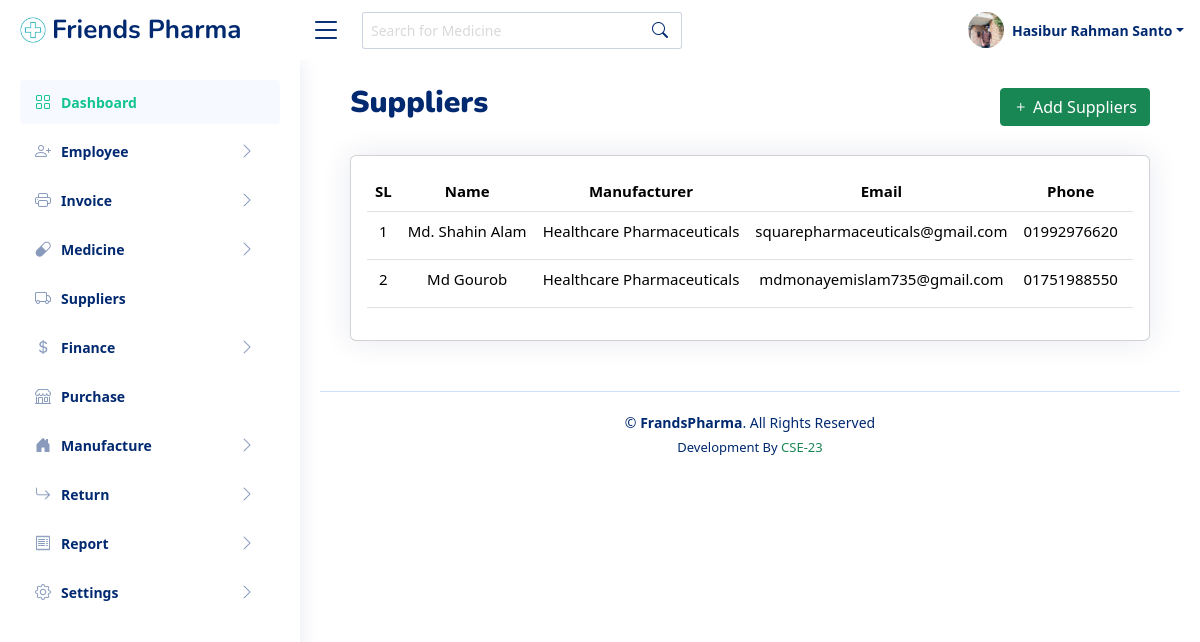
The page /suppliers.php (signed in) on the database its author committed.
### tables this page shows
CREATE TABLE `employee` (
  `id` int(11) NOT NULL,
  `f_name` varchar(20) NOT NULL,
  `l_name` varchar(20) NOT NULL,
  `gender` varchar(20) NOT NULL,
  `birthday` varchar(20) NOT NULL,
  `phone` int(11) NOT NULL,
  `password` varchar(255) NOT NULL,
  `email` varchar(50) NOT NULL,
  `address` varchar(255) NOT NULL,
  `photo` varchar(20) NOT NULL,
  `designation` varchar(50) NOT NULL,
  `national_id` varchar(20) NOT NULL,
  `certificates` varchar(20) NOT NULL,
  `joining_date` varchar(20) NOT NULL,
  `biography` varchar(255) NOT NULL,
  `status` int(11) NOT NULL
);

CREATE TABLE `suppliers` (
  `id` int(11) NOT NULL,
  `name` varchar(50) NOT NULL,
  `manufacturer` varchar(50) NOT NULL,
  `email` varchar(50) NOT NULL,
  `phone` varchar(50) NOT NULL,
  `address` varchar(50) NOT NULL,
  `status` int(11) NOT NULL DEFAULT 1
);

### classes/Database.php (called while the page is built, shortened)
<?php
	class Database{
		protected $mysqli,$query,$numRows,$affectedRow,$errors;
		public function __construct(){
			$this->mysqli = new mysqli('sql205.infinityfree.com', 'if0_35937738', 'hSv8su6wUNz', 'if0_35937738_friendsPharma');
		}
		protected function Select($columnName,$table,$where){
			$columnName = implode(',', $columnName);
			$sql = "SELECT $columnName FROM $table ";
			if($where){
				$sql .= " WHERE ";
				$chunk 		= array_chunk($where, 3);
				$whereCols 	= array();
				foreach ($chunk as $key => $value) {
					if (is_string($value[2])) {
						$value[2] = "'$value[2]'";
					}else{
						$value[2] = $value[2];
					}
					$whereCols[] = implode(' ', $value);
				}
				$sql .= implode(' AND ', $whereCols);
			}
			if($this->mysqli->query($sql)){
				$this->query 	= $this->mysqli->query($sql);
				$this->numRows 	= $this->query->num_rows;
				if($this->numRows > 0){
					return true;
				}else{
					return false;
				}
			}else{
				return false;
			}
		}
	}
?>

### classes/Employee.php (called while the page is built, shortened)
<?php
	require_once ('Database.php');
	class Employee extends Database{
		public $query, $error;
		public function getEmployee($where = null){
			if($this->Select(['*'], 'employee', $where)){
				$this->query = $this->query;
				return true;
			}
			return false;
		}
	}
?>

### classes/Suppliers.php (called while the page is built, shortened)
<?php
	require_once ('Database.php');
	class Suppliers extends Database{
		public $query, $error;
		public function getSuppliers($where = null){
			if($this->Select(['*'], 'suppliers', $where)){
				$this->query = $this->query;
				return true;
			}
			return false;
		}
	}
?>

### suppliers.php (the view, shortened to what this page needs)
<!DOCTYPE html>
<html lang="en">
<?php include_once("includes/head-link.php") ?>
<body>
<?php include_once("includes/header.php") ?>
<?php include_once("includes/sidebar.php") ?>
<main id="main" class="main">
<div class="row">
  <div class="col-9">
    <div class="pagetitle">
      <h1><b>Suppliers</b></h1>
    </div>
  </div>
  <div class="col-3 text-end">
    <button type="button" data-bs-toggle="modal" data-bs-target="#verticalycentered" class="btn btn-success mt-2 rounded-1"><i class="bi bi-plus"></i> Add Suppliers</button>
  </div>
</div>
  <section class="section mt-4">
      <div class="row">
        <div class="col-lg-12">
          <div class="card">
            <div class="card-body pt-3">
              <div class="table-responsive">
              <table class="table table-hover datatable">
                <thead>
                  <tr>
                    <th style="font-size:15px;" class="text-center">SL</th>
                    <th style="font-size:15px;" class="text-center">Name</th>
                    <th style="font-size:15px;" class="text-center">Manufacturer</th>
                    <th style="font-size:15px;" class="text-center">Email</th>
                    <th style="font-size:15px;" class="text-center">Phone</th>
                    <th style="font-size:15px;" class="text-center">Address</th>
                  </tr>
                </thead>
                <tbody>
                <?php
                  $suppliers =  new Suppliers;
                  $suppliers->getSuppliers();
                  $query = $suppliers->query;
                  $sl = 1;
                  while ($row = $query->fetch_assoc()) {
                    $name           = $row['name'];
                    $manufacturer   = $row['manufacturer'];
                    $email          = $row['email'];
                    $phone          = $row['phone'];
                    $address        = $row['address'];
                  ?>
                  <tr class="text-center">
                    <td style="font-size:15px;"><?php echo $sl; ?></td>
                    <td style="font-size:15px;" class="text-nowrap"><?php echo $name; ?></td>
                    <td style="font-size:15px;" class="text-nowrap"><?php echo $manufacturer; ?></td>
                    <td style="font-size:15px;"><?php echo $email; ?></td>
                    <td style="font-size:15px;"><?php echo $phone; ?></td>
                    <td style="font-size:15px;" class="text-nowrap"><?php echo $address; ?></td>
                  </tr>
                  <?php $sl++; } ?>
                </tbody>
              </table>
              </div>
            </div>
          </div>
        </div>
      </div>
  </section>
</main>
<?php include_once("includes/footer.php") ?>
</body>
</html>

### includes/header.php (shortened to what this page needs)
<?php
  $user = $_SESSION['front_user'];
  $users = new Employee;
  $users->getEmployee(['phone', '=', $user]);
  $query = $users->query;
  $result = $query->fetch_assoc();
  $fname  = $result['f_name'];
  $lname  = $result['l_name'];
  $image  = $result['photo'];
?>
<header id="header" class="header fixed-top d-flex align-items-center">
<div class="d-flex align-items-center justify-content-between">
  <a href="index.html" class="logo d-flex align-items-center">
    <img src="assets/img/logo.png" alt="logo">
    <span class="d-none d-lg-block">Friends Pharma</span>
  </a>
  <i class="bi bi-list toggle-sidebar-btn"></i>
</div>
<div class="search-bar">
  <form class="search-form d-flex align-items-center" method="POST" action="#">
    <input type="text" name="query" placeholder="Search for Medicine" title="Enter search keyword">
    <button type="submit" title="Search"><i class="bi bi-search"></i></button>
  </form>
</div>
<nav class="header-nav ms-auto">
  <ul class="d-flex align-items-center">
    <li class="nav-item dropdown pe-3">
      <a class="nav-link nav-profile d-flex align-items-center pe-0" href="#" data-bs-toggle="dropdown">
        <img src="files/photo/<?php echo $image; ?>" alt="Profile" class="rounded-circle">
        <span class="d-none d-md-block dropdown-toggle ps-2"><?php echo $fname." ".$lname; ?></span>
      </a>
    </li>
  </ul>
</nav>
</header>

### assets/css/style.css (style rules this page uses)
:root { scroll-behavior: smooth; }
body { font-family: "Open Sans", sans-serif; background: #fff; color: #444444; }
a { color: #4154f1; text-decoration: none !important; }
::placeholder { color: #dad9d9 !important; }
h1, h2, h3, h4, h5, h6 { font-family: "Nunito", sans-serif; }
#main { margin-top: 40px; padding: 20px 30px; transition: all 0.3s; }
.pagetitle { margin-bottom: 10px; }
.pagetitle h1 { font-size: 30px; margin-bottom: 0; font-weight: 700; color: #012970; padding-top: 5px !important; }
.card { margin-bottom: 30px; border: none; border-radius: 5px; box-shadow: 0px 0 30px rgba(1, 41, 112, 0.1); }
.card-body { padding: 0 20px 20px 20px; }
.logo { line-height: 1; }
@media (min-width: 1200px) { .logo { width: 280px; } }
.logo img { max-height: 26px; margin-right: 6px; }
.logo span { font-size: 26px; font-weight: 700; color: #012970; font-family: "Nunito", sans-serif; }
.header { transition: all 0.5s; z-index: 997; height: 60px; background-color: #fff; padding-left: 20px; }
.header .toggle-sidebar-btn { font-size: 32px; padding-left: 10px; cursor: pointer; color: #012970; }
.header .search-bar { min-width: 360px; padding: 0 20px; }
.header .search-form { width: 100%; }
.header .search-form input { border: 0; font-size: 14px; color: #012970; border: 1px solid rgba(1, 41, 112, 0.2); padding: 7px 38px 7px 8px; border-radius: 3px; transition: 0.3s; width: 100%; }
.header .search-form button { border: 0; padding: 0; margin-left: -30px; background: none; }
.header .search-form button i { color: #012970; }
.header-nav ul { list-style: none; }
.header-nav > ul { margin: 0; padding: 0; }
.header-nav .nav-profile { color: #012970; }
.header-nav .nav-profile img { max-height: 36px; width: 36px; object-fit: cover; }
.header-nav .nav-profile span { font-size: 14px; font-weight: 600; }
@media (min-width: 1200px) { #main, #footer { margin-left: 300px; } }

### includes/head-link.php (style rules this page uses)
body { font-family: Arial, sans-serif; padding: 20px; }

### rows shown on the page
employee: photo (picture), f_name "Hasibur", l_name "Rahman Santo"
suppliers: name "Md. Shahin Alam", manufacturer "Healthcare Pharmaceuticals", email "squarepharmaceuticals@gmail.com", phone "01992976620"
suppliers: name "Md Gourob", manufacturer "Healthcare Pharmaceuticals", email "mdmonayemislam735@gmail.com", phone "01751988550"
